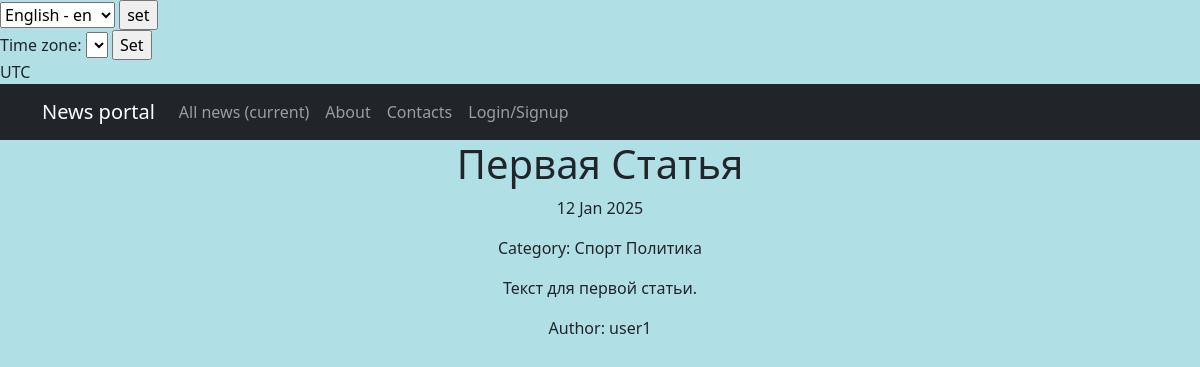
/1, run on an earlier commit of the app's database.
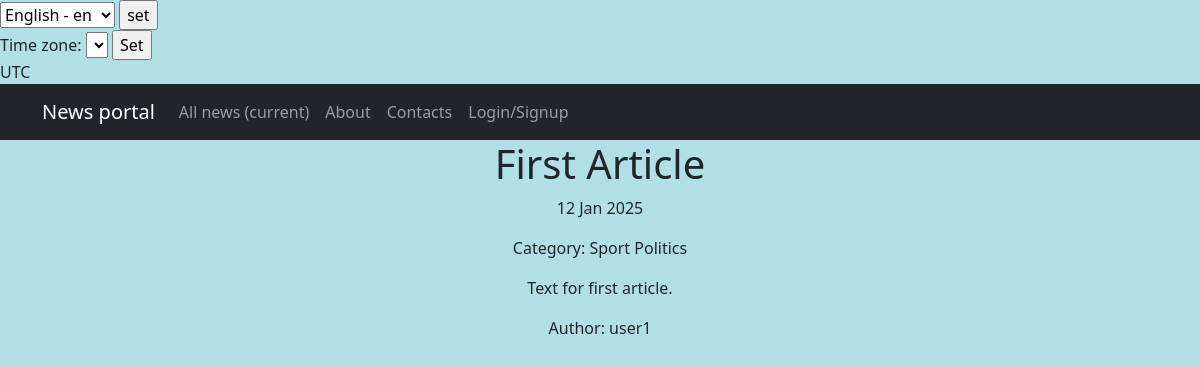
And on a later commit of the database.
### news_app/models.py (models this page shows, shortened)
class Post(models.Model):
    ARTICLE = 'AR'
    NEWS = 'NW'
    POST_TYPES = [
        (ARTICLE, 'Article'),
        (NEWS, 'News'),
    ]
    author = models.ForeignKey(Author, on_delete=models.CASCADE)
    type = models.CharField(max_length=2, choices=POST_TYPES, default=NEWS)
    created_at = models.DateTimeField(auto_now_add=True)
    categories = models.ManyToManyField(Category, through='PostCategory', verbose_name = pgettext_lazy('help text for Post model', 'This is the help text'),)
    title = models.CharField(max_length=128)
    text = models.TextField()
    rating = models.IntegerField(default=0)
    is_active = models.BooleanField(default=True)

class Category(models.Model):
    name = models.CharField(max_length=64, unique=True, help_text = _('category name'))
    subscribers = models.ManyToManyField(User, related_name="subscribed_categories", blank=True)

class Author(models.Model):
    user = models.OneToOneField(User, on_delete=models.CASCADE)
    rating = models.IntegerField(default=0)

### news_app/views.py (the view)
# urls.py: path('<int:pk>', PostDetail.as_view(), name='post_detail'),
class PostDetail(DetailView):
    model = Post
    template_name = 'post.html'
    context_object_name = 'post'
    queryset = Post.objects.all()  # Добавляем queryset
    def get_object(self, *args, **kwargs):  # переопределяем метод получения объекта, как ни странно
        obj = cache.get(f'post-{self.kwargs["pk"]}',
                        None)  # кэш очень похож на словарь, и метод get действует так же. Он забирает значение по ключу, если его нет, то забирает None.
        if not obj:
            obj = super().get_object(queryset=self.queryset)
            cache.set(f'post-{self.kwargs["pk"]}', obj)
        return obj

### news_app/templatetags/censor_filters.py (called while the page is built)
@register.filter(name='censor')
def censor(value):
    if not isinstance(value, str):
        raise ValueError("Censor filter can only be applied to strings.")
    for word in BAD_WORDS:
        value = value.replace(word, f"{word[0]}{'*' * (len(word) - 1)}")
        value = value.replace(word.capitalize(), f"{word[0]}{'*' * (len(word) - 1)}")
    return value

### templates/post.html (shortened to what this page needs)
{% extends 'flatpages/default.html' %}
{% load censor_filters %}
{% load i18n %}
{% block content %}
<h1>{{ post.title|censor }}</h1>
<p>{{ post.created_at|date:'d M Y' }}</p>
<p>{% trans "Category:" %}
    {% for category in post.categories.all %}
        {{ category.name }}
    {% endfor %}
</p>
<p>{{ post.text|censor }}</p>
<p>{% trans "Author:" %} {{ post.author.user.username|default:"Unknown Author" }}</p>
{% endblock content %}

What changed in the data, as far as the page shows it:
changed Post "user1": title|censor "Первая Статья" → "First Article"; text|censor "Текст для первой статьи." → "Text for first article."
changed Category: name "Спорт" → "Sport"
changed Category: name "Политика" → "Politics"
